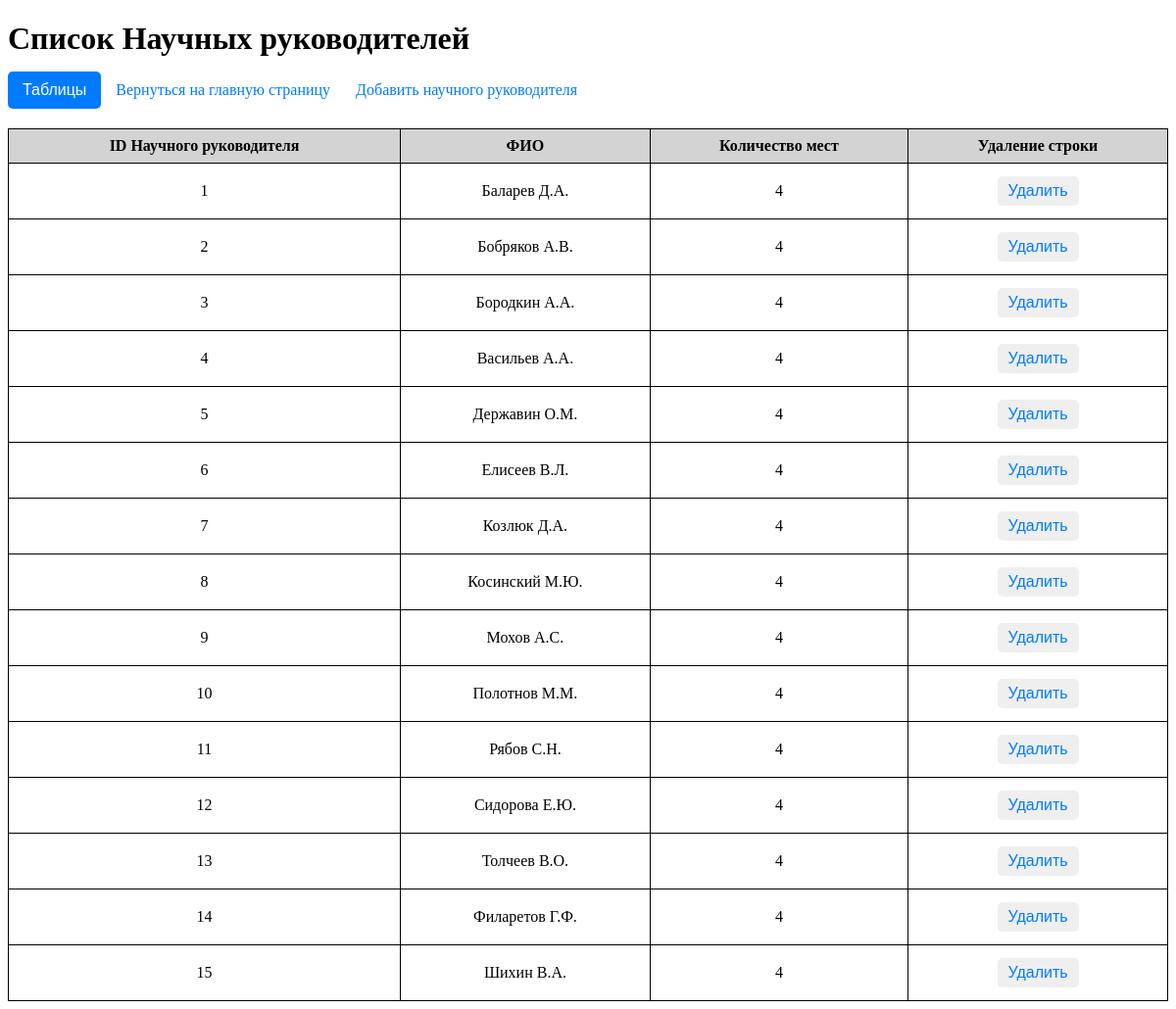
The page /advisers on the database as committed earlier.
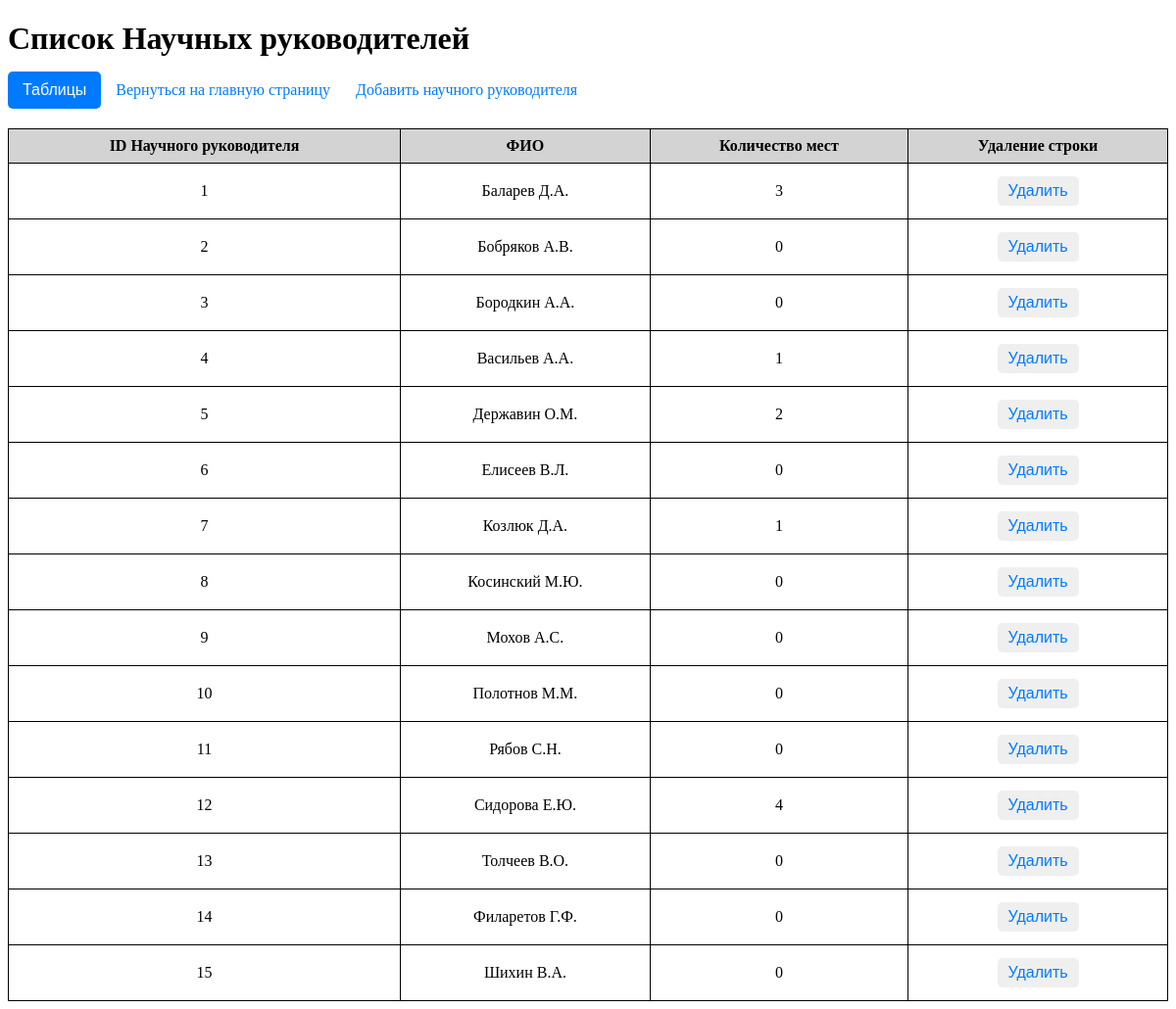
The same page on the database as committed later.
### models.py (models this page shows)
class Adviser(Base):
    __tablename__ = 'advisers'
    adviser_id = Column(Integer, primary_key=True)
    firstname = Column(String, nullable=False)
    lastname = Column(String, nullable=False)
    patronymic = Column(String, nullable=False)
    number_of_places = Column(Integer, nullable=False)
    adviser_themes = relationship("AdviserTheme", back_populates="adviser")
    distributions = relationship("Distribution", back_populates="adviser")

### app.py (the view)
@app.route("/advisers")
def display_advisers():
    advisers = adviser_repository.get_all(Adviser)
    return render_template("adviser_data.html", advisers=advisers)

### repositories.py (called while the page is built)
    def get_all(self, model) -> list:
        with self.Session() as session:
            return session.query(model).all()

### templates/adviser_data.html (shortened to what this page needs)
<!DOCTYPE html>
<html lang="en">
<head>
</head>
<body>
    <h1>Список Научных руководителей</h1>
        {% include 'dropdown_tables.html' %}
    <a href="{{ url_for('index') }}">Вернуться на главную страницу</a>
    <a href="{{ url_for('add_adviser') }}">Добавить научного руководителя</a>
    <table>
        <tr>
            <th>ID Научного руководителя</th>
            <th>ФИО</th>
            <th>Количество мест</th>
            <th>Удаление строки</th>
        </tr>
        {% for adviser in advisers %}
        <tr>
            <td>{{ adviser.adviser_id }}</td>
            <td>{{ adviser.firstname }} {{ adviser.lastname[0]}}.{{ adviser.patronymic[0] }}.</td>
            <td>{{ adviser.number_of_places }}</td>
            <td>
            <button onclick="showDeleteConfirmationAdviser({{ adviser.adviser_id }}, '{{ adviser.firstname }}', '{{ adviser.lastname }}', '{{ adviser.patronymic }}')">Удалить</button>
            </td>
        </tr>
        {% endfor %}
    </table>
</body>
</html>

### templates/dropdown_tables.html (shortened to what this page needs)
<!DOCTYPE html>
<html lang="en">
<head>
</head>
<body>
    <div class="dropdown">
        <button class="dropbtn">Таблицы</button>
    </div>
</body>
</html>

### templates/adviser_data.html (style rules this page uses)
table { width: 100%; border-collapse: collapse; margin-top: 15px; }
td, th { border: 1px solid; padding: 8px; text-align: center; }
th { background-color: lightgray; font-size: 16px; font-weight: bold; }
a { font-size: 16px; padding: 5px 10px; text-decoration: none; color: #007bff; border: 1px solid transparent; border-radius: 5px; transition: background-color 0.3s; }
h1 { margin-bottom: 10px; }
button { font-size: 16px; padding: 5px 10px; text-decoration: none; color: #007bff; border: 1px solid transparent; border-radius: 5px; transition: background-color 0.3s; margin-bottom: 5px; margin-top: 5px; cursor: pointer; }

### templates/dropdown_tables.html (style rules this page uses)
.dropdown { position: relative; display: inline-block; }
.dropbtn { background-color: #007bff; color: white; padding: 10px 15px; font-size: 16px; border: none; cursor: pointer; }

Rows that differ between the two databases and show on the page:
changed Adviser "Баларев": number_of_places "4" → "3"
changed Adviser "Бобряков": number_of_places "4" → "0"
changed Adviser "Бородкин": number_of_places "4" → "0"
changed Adviser "Васильев": number_of_places "4" → "1"
changed Adviser "Державин": number_of_places "4" → "2"
changed Adviser "Елисеев": number_of_places "4" → "0"
changed Adviser "Козлюк": number_of_places "4" → "1"
changed Adviser "Косинский": number_of_places "4" → "0"
changed Adviser "Мохов": number_of_places "4" → "0"
changed Adviser "Полотнов": number_of_places "4" → "0"
changed Adviser "Рябов": number_of_places "4" → "0"
changed Adviser "Толчеев": number_of_places "4" → "0"
changed Adviser "Филаретов": number_of_places "4" → "0"
changed Adviser "Шихин": number_of_places "4" → "0"
